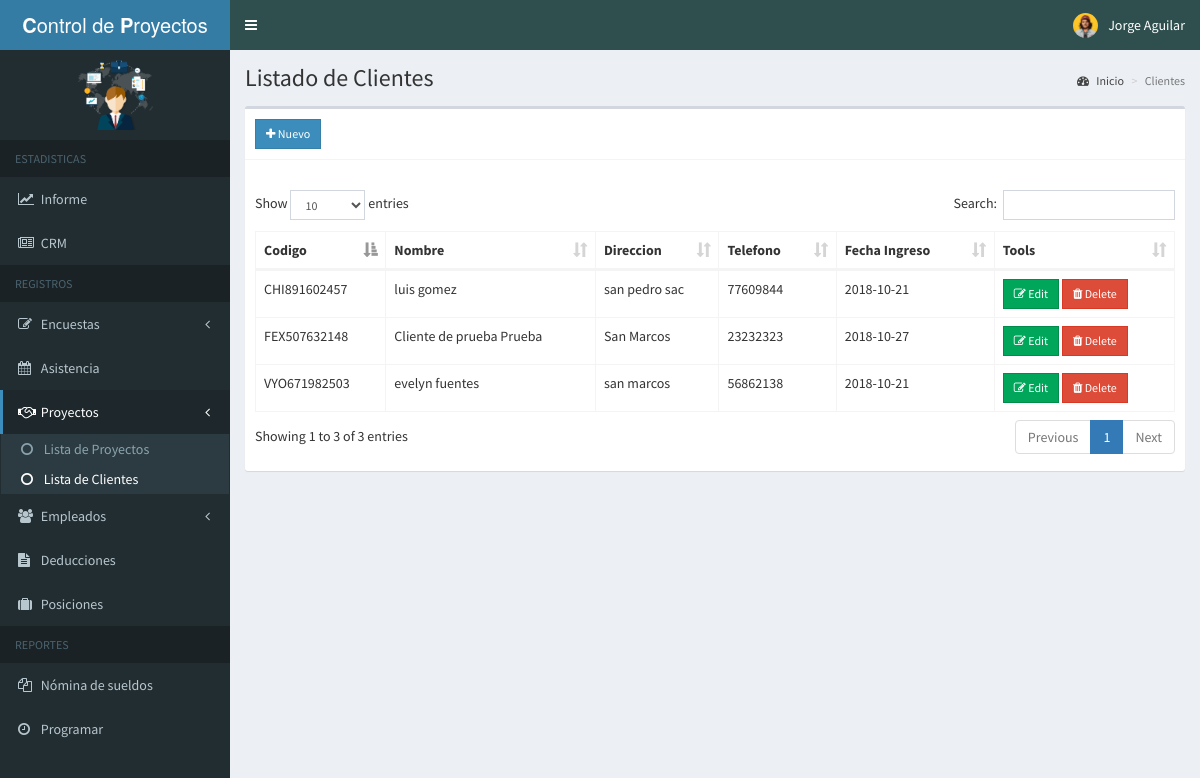
/sistema/admin/customer.php (signed in), run on the app's committed database.
### tables this page shows
CREATE TABLE IF NOT EXISTS `customers` (
  `id` int(11) NOT NULL AUTO_INCREMENT,
  `customer_id` varchar(15) NOT NULL,
  `firstname` varchar(50) NOT NULL,
  `lastname` varchar(50) NOT NULL,
  `address` text NOT NULL,
  `contact_info` varchar(100) NOT NULL,
  `created_on` date NOT NULL,
  PRIMARY KEY (`id`)
);

### sistema/admin/includes/session.php (called while the page is built, shortened)
<?php
	include 'includes/conn.php';
	$sql = "SELECT * FROM admin WHERE id = '".$_SESSION['admin']."'";
	$query = $conn->query($sql);
	$user = $query->fetch_assoc();
?>

### sistema/admin/customer.php (the view, shortened to what this page needs)
<?php include 'includes/session.php'; ?>
<?php include 'includes/header.php'; ?>
<body class="hold-transition skin-blue sidebar-mini">
<div class="wrapper">
  <?php include 'includes/navbar.php'; ?>
  <?php include 'includes/menubar.php'; ?>
  <div class="content-wrapper">
    <section class="content-header">
      <h1>
        Listado de Clientes
      </h1>
      <ol class="breadcrumb">
        <li><a href="#"><i class="fa fa-dashboard"></i> Inicio</a></li>
        <li class="active">Clientes</li>
      </ol>
    </section>
    <section class="content">
      <div class="row">
        <div class="col-xs-12">
          <div class="box">
            <div class="box-header with-border">
              <a href="#addnew" data-toggle="modal" class="btn btn-primary btn-sm btn-flat"><i class="fa fa-plus"></i> Nuevo</a>
            </div>
            <div class="box-body">
              <table id="example1" class="table table-bordered">
                <thead>
                  <th> Codigo</th>
                   <th> Nombre</th>
                   <th> Direccion </th>
                   <th> Telefono </th>
                   <th> Fecha Ingreso </th>
                   <th>Tools</th>
                </thead>
                <tbody>
                  <?php
                    $sql = "SELECT * FROM customers";
                    $query = $conn->query($sql);
                    while($row = $query->fetch_assoc()){
                      echo "
                        <tr>
                          <td>".$row['customer_id']."</td>
                          <td>".$row['firstname'].' '.$row['lastname']."</td>
                          <td>".$row['address']."</td>
                          <td>".$row['contact_info']."</td>
                          <td>".$row['created_on']."</td>
                          <td>
                            <button class='btn btn-success btn-sm edit btn-flat' data-id='".$row['id']."'><i class='fa fa-edit'></i> Edit</button>
                            <button class='btn btn-danger btn-sm delete btn-flat' data-id='".$row['id']."'><i class='fa fa-trash'></i> Delete</button>
                          </td>
                        </tr>
                      ";
                    }
                  ?>
                </tbody>
              </table>
            </div>
          </div>
        </div>
      </div>
    </section>
  </div>
</div>
</body>
</html>

### sistema/admin/includes/navbar.php (shortened to what this page needs)
<header class="main-header">
    <a href="home.php" class="logo">
      <span class="logo-lg"><b>C</b>ontrol de <b>P</b>royectos</span>
    </a>
    <nav class="navbar navbar-static-top">
      <a href="#" class="sidebar-toggle" data-toggle="push-menu" role="button">
      </a>
      <div class="navbar-custom-menu">
        <ul class="nav navbar-nav">
          <li class="dropdown user user-menu">
            <a href="#" class="dropdown-toggle" data-toggle="dropdown">
              <img src="<?php echo (!empty($user['photo'])) ? '../images/'.$user['photo'] : '../images/profile.jpg'; ?>" class="user-image" alt="User Image">
              <span class="hidden-xs"><?php echo $user['firstname'].' '.$user['lastname']; ?></span>
            </a>
          </li>
        </ul>
      </div>
    </nav>
  </header>

### data on the page
customers: customer "CHI891602457", firstname "luis", lastname "gomez", address "san pedro sac", contact_info "77609844", created_on "2018-10-21"
customers: customer "VYO671982503", firstname "evelyn", lastname "fuentes", address "san marcos", contact_info "56862138", created_on "2018-10-21"
customers: customer "FEX507632148", firstname "Cliente de prueba", lastname "Prueba", address "San Marcos", contact_info "23232323", created_on "2018-10-27"

### other printed values
$user['firstname'] "Jorge"
$user['lastname'] "Aguilar"
